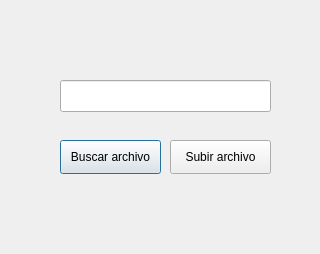
<?xml version="1.0" encoding="UTF-8"?>
<ui version="4.0">
 <class>Dialog</class>
 <widget class="QDialog" name="Dialog">
  <property name="geometry">
   <rect>
    <x>0</x>
    <y>0</y>
    <width>320</width>
    <height>254</height>
   </rect>
  </property>
  <property name="windowTitle">
   <string>Seleccione un archivo</string>
  </property>
  <widget class="QPushButton" name="buscar">
   <property name="geometry">
    <rect>
     <x>60</x>
     <y>140</y>
     <width>101</width>
     <height>34</height>
    </rect>
   </property>
   <property name="text">
    <string>Buscar archivo</string>
   </property>
  </widget>
  <widget class="QLineEdit" name="ruta">
   <property name="geometry">
    <rect>
     <x>60</x>
     <y>80</y>
     <width>211</width>
     <height>32</height>
    </rect>
   </property>
  </widget>
  <widget class="QPushButton" name="subir">
   <property name="geometry">
    <rect>
     <x>170</x>
     <y>140</y>
     <width>101</width>
     <height>34</height>
    </rect>
   </property>
   <property name="text">
    <string>Subir archivo</string>
   </property>
  </widget>
 </widget>
 <resources/>
 <connections/>
</ui>
